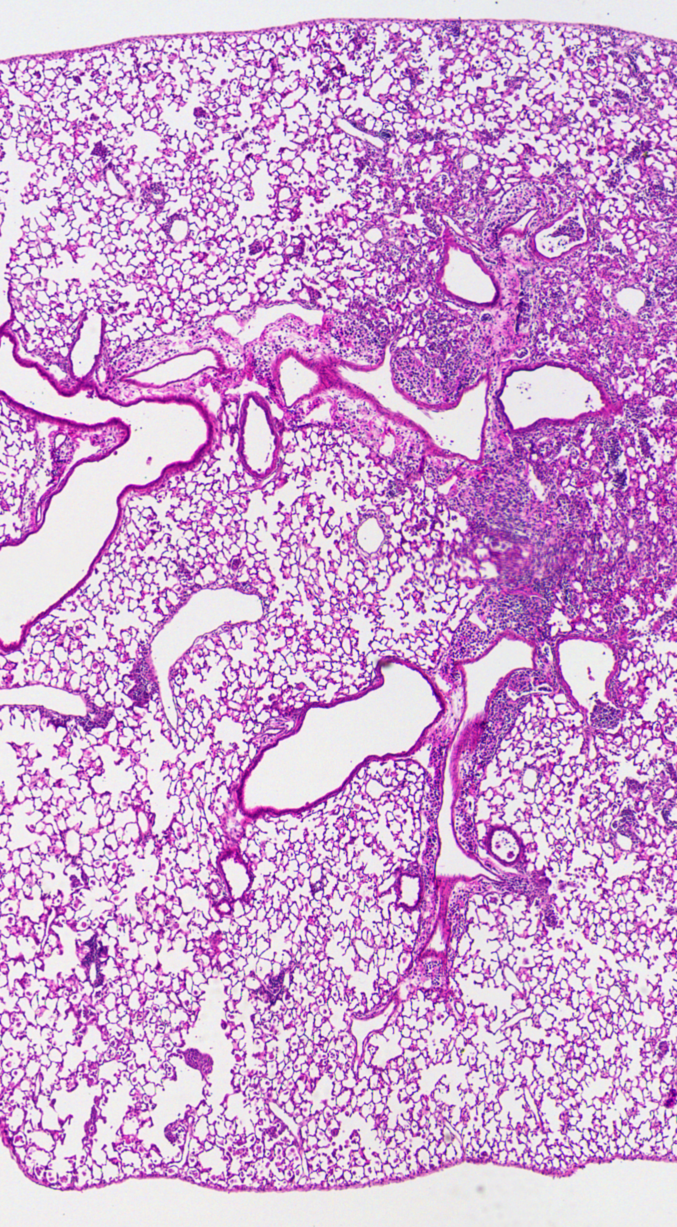
#> input picture tests/data/2549_1a_crop.tif, 677 x 1227 px; its folder holds only this picture in this run
$ python -i _utils.py   (imports and definitions only)   (older library calls are emulated)
#> lines starting #> are read from the running program, lines starting #| are printed output that depends on the picture; after the words box and inside, x2 and y2 are one past the last pixel; in counts of white or black regions, pixels touching at a corner belong together
import numpy as np

from skimage.filters import threshold_otsu
import skimage

import imageio
import tifffile


def _get_tiff_resolution(
    img_filename: str,
):
    """
    Given the path to a tiff file,
    read the metadata to determine
    the resolution of the image
    in pixels per um.

    Parameters
    ----------

    img_filename
        The full path to the tiff image

    Returns
    -------

    res: float
        The number of pixels per um
        for the given image
    """

    # get the image metadata
    res = None
    with tifffile.TiffFile(img_filename) as tif:
        for page in tif.pages:
            for tag in page.tags:
                if ("XResolution" in tag.name):
                    # XResolution is a tuple (numerator, denominator)
                    # and is usually given in pixels per cm, not um
                    res = tag.value[0] / tag.value[1]
                    if (res/1e4 < 0.01):
                        return res # already in um probably
                    else:
                        return res/1e4 # convert from cm to um
    if not res:
        raise ValueError("XResolution not found in tiff metadata.")


def _make_thresholded_images(
    img_filename: str,
    max_image_length: int = 10000,
    greyscale: bool = True,
    channel_axis: int = None,
):
    """
    Load an H&E image from a file,
    determine its resolution, and generate
    intermediate contrast-adjusted
    and thresholded images, rescaling if
    necessary.

    Parameters
    ----------

    img_filename
        Path to the original H&E image.

    max_image_length: int (default: 10000)
        Maximum length (in pixels) of either axis of
        the input image; images with an axis greater
        than this length will be rescaled down to fit
        for computational efficiency.

    greyscale: bool (default: True)
        If True, `img` will be returned as grayscale.
        If False, `img` will be reshaped, but will maintain
        its color axis.

    channel_axis: int (default: None)
        The axis corresponding to color channels after loading
        with `imagio.v3.imread(f)`. If None, will determine
        based on axis shapes (smallest axis is channel axis).

    Returns
    -------

    res: float
        How many pixels per um
        in the size-rescaled image

    orig_img: np.ndarray
        The original H&E image

    img: np.ndarray
        The contrast-adjusted, size-rescaled image.

    global_otsu: np.ndarray (np.bool)
        The thresholded image.

    """
#> called with img_filename = '../../tests/data/2549_1a_crop.tif', max_image_length = 10000, greyscale = True

    # load the image from disk

    img = imageio.v3.imread(img_filename)
#> img is the input picture: shape (1227, 677, 3); mean R, G, B 207.2, 164.3, 210.3

    if not (channel_axis):
        if (len(img.shape) < 3):
            raise ValueError(f"Image too small to contain channel axis! {img.shape}, {img_filename}")
        else:
            channel_axis = np.argmin(img.shape)
#> channel_axis = 2

    #img = np.moveaxis(img, 0, -1)

    # get the image metadata
    try:
        res = _get_tiff_resolution(img_filename)
    except ValueError:
        print("XResolution not found; assuming 0.5 pixels/um")
        res = 0.5

    # copy for plotting
    orig_img = img.copy()

    # convert to grey
    if (greyscale):
        grey_img = skimage.color.rgb2gray(img, channel_axis=channel_axis)
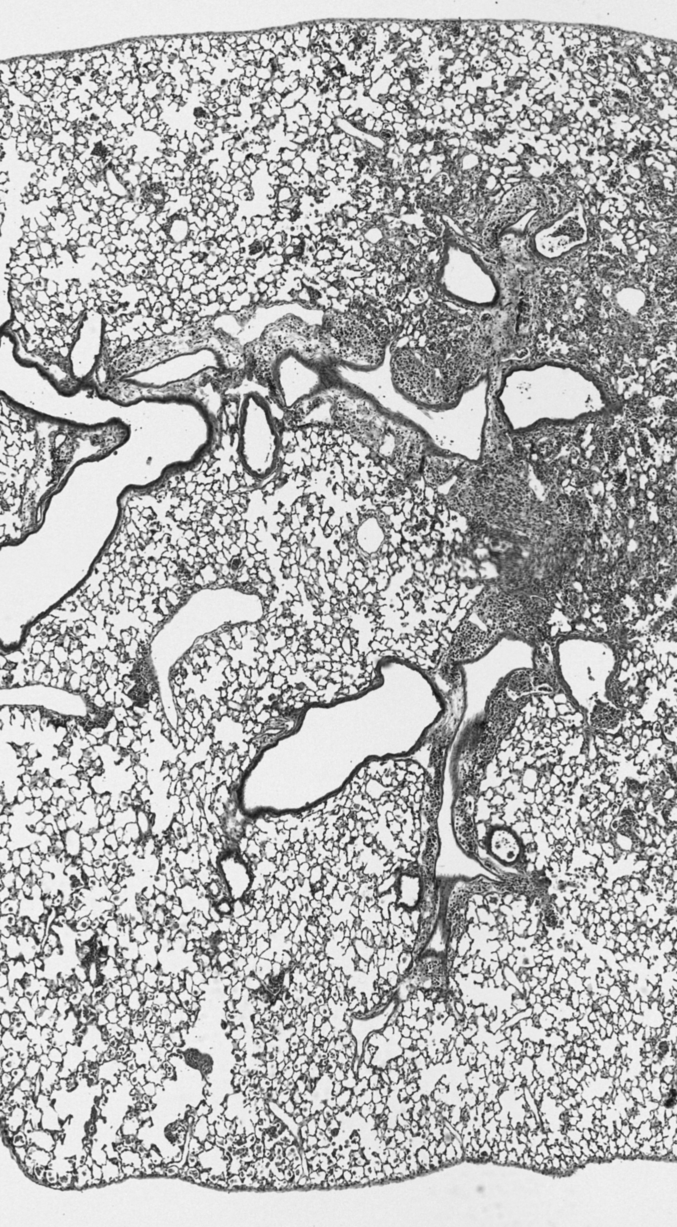
#> grey_img: shape (1227, 677) float64; min 0.0664, max 0.976, mean 0.693
        grey_img[grey_img == 0] = np.mean(grey_img[grey_img > 0])

        # blur a little
        grey_img = skimage.filters.gaussian(grey_img, sigma=3)
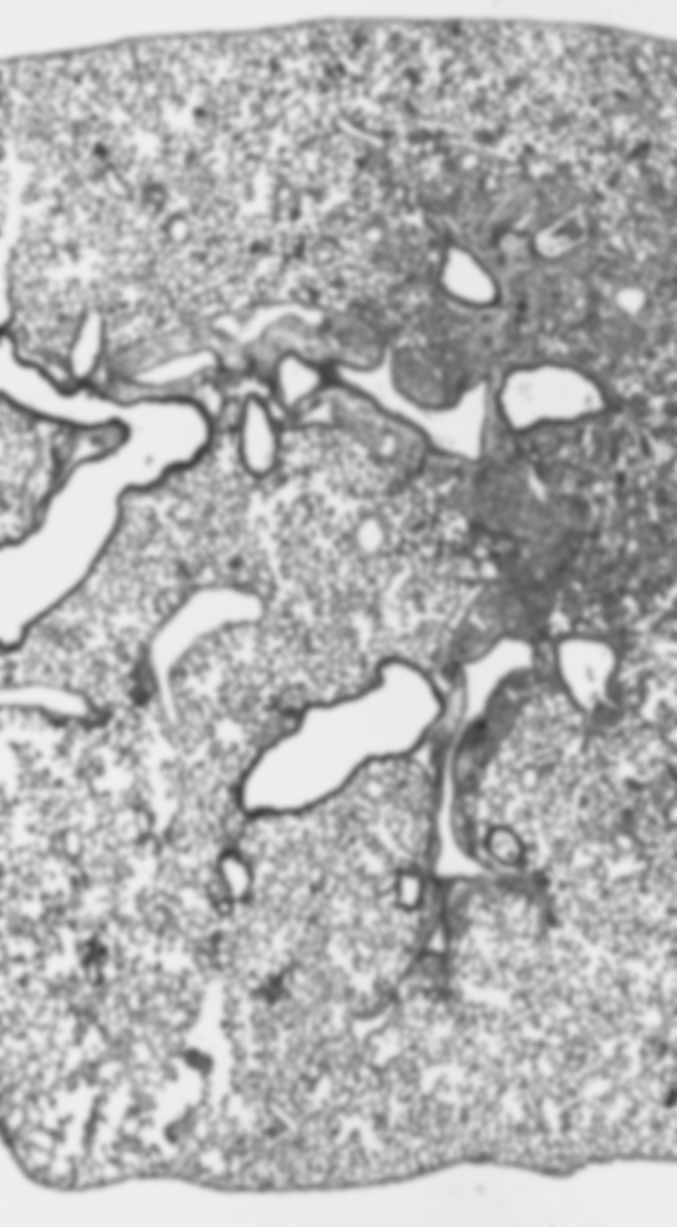
#> grey_img: shape (1227, 677) float64; min 0.213, max 0.944, mean 0.693

        # if image is too big, scale it down
        scale_factor = 1
        max_input_img_axis_length = np.max(grey_img.shape)
#> max_input_img_axis_length = 1227
        if (max_input_img_axis_length > max_image_length):
            scale_factor = max_image_length / max_input_img_axis_length
            grey_img = skimage.transform.rescale(
                grey_img,
                scale=scale_factor,
                anti_aliasing=False,
            )
            res *= scale_factor

        # adjust for under-exposure/under-saturation
        grey_img = skimage.exposure.equalize_adapthist(grey_img)
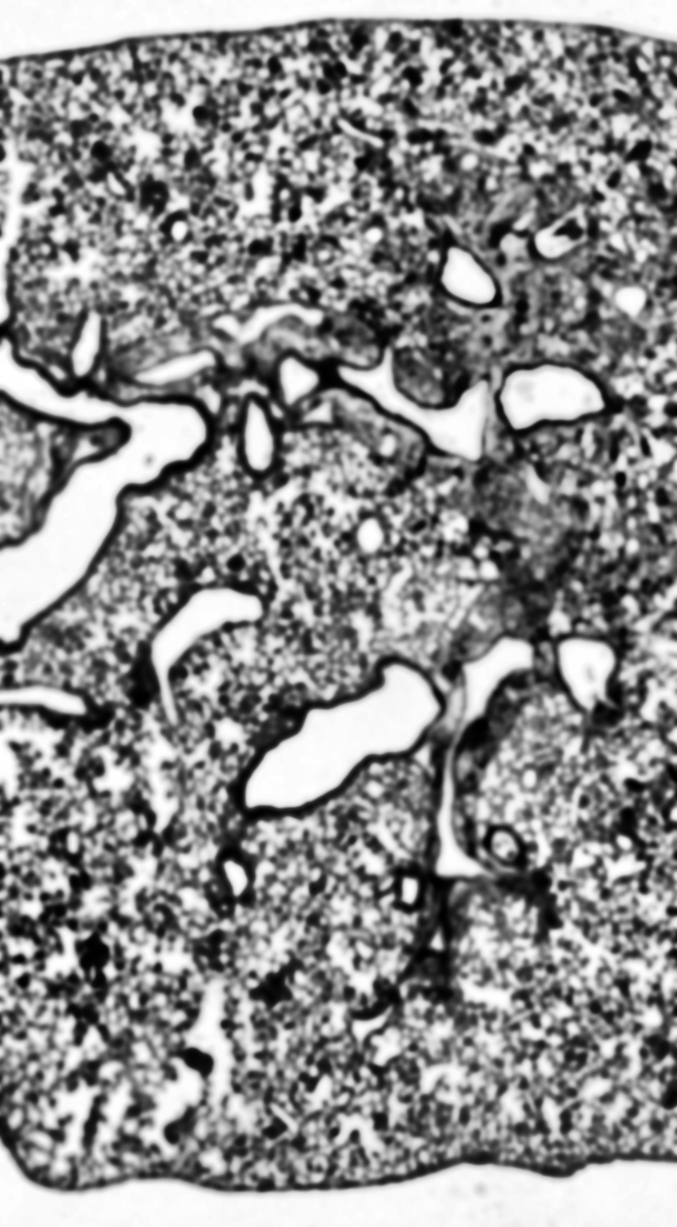
#> grey_img: shape (1227, 677) float64; min 0, max 1, mean 0.552

        # otsu
        threshold_global_otsu = threshold_otsu(grey_img)
#> threshold_global_otsu = 0.553
        global_otsu = (grey_img >= threshold_global_otsu)
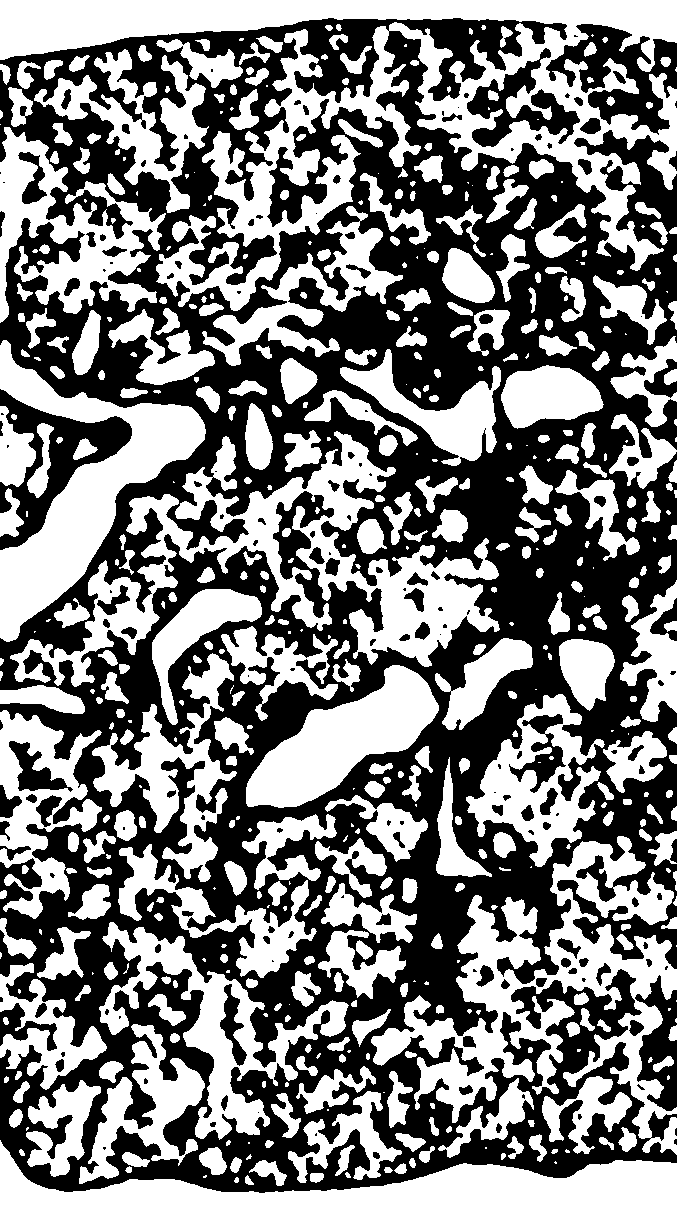
#> global_otsu: shape (1227, 677) bool; 49.6% white; 522 white regions (128 under 20 px), largest, box (x1, y1, x2, y2) and area: (0, 0, 677, 311) 58974, (0, 1140, 677, 1227) 32923, (10, 431, 500, 687) 30507

        return res, orig_img, grey_img, global_otsu

    else:
        # use grey_img only for thresholding
        grey_img = skimage.color.rgb2gray(img, channel_axis=channel_axis)

        # blur a little
        img = skimage.filters.gaussian(img, sigma=3, channel_axis=channel_axis)

        # if image is too big, scale it down
        scale_factor = 1
        max_input_img_axis_length = np.max(img.shape)
        if (max_input_img_axis_length > max_image_length):
            scale_factor = max_image_length / max_input_img_axis_length
            img = skimage.transform.rescale(
                img,
                scale=scale_factor,
                anti_aliasing=False,
                channel_axis=channel_axis
            )
            grey_img = skimage.transform.rescale(
                grey_img,
                scale=scale_factor,
                anti_aliasing=False,
            )
            res *= scale_factor

        # adjust for under-exposure/under-saturation
        grey_img = skimage.exposure.equalize_adapthist(grey_img)

        # otsu
        threshold_global_otsu = threshold_otsu(grey_img)
        global_otsu = (grey_img >= threshold_global_otsu)

        return res, orig_img, img, global_otsu

>>> result = _make_thresholded_images('../../tests/data/2549_1a_crop.tif')

$ run again, on tests/data/HE_20X_small_crop.tif
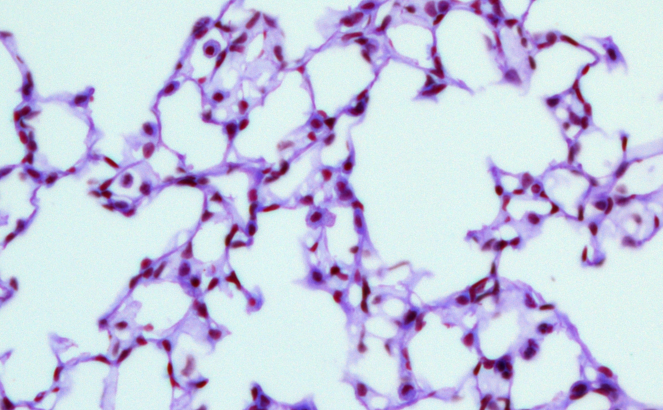
#> input picture tests/data/HE_20X_small_crop.tif, 1326 x 820 px (shown at 1/2 size)
#> in _make_thresholded_images, img is the input picture: shape (820, 1326, 3); mean R, G, B 200.5, 203.5, 226.3
#> in _make_thresholded_images, `grey_img = skimage.exposure.equalize_adapthist(grey_img)`:
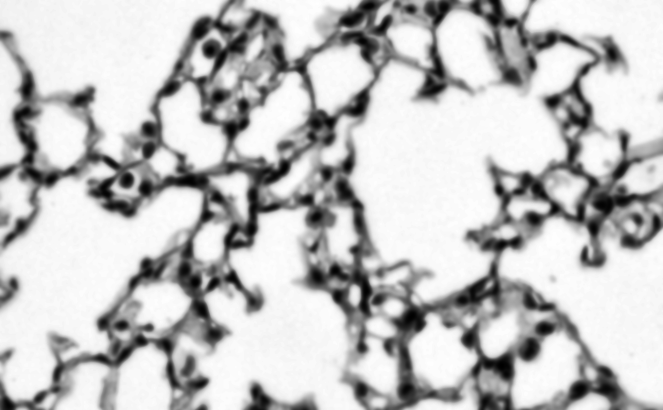
#> grey_img: shape (820, 1326) float64 (shown at 1/2 size); min 0, max 1, mean 0.759
#> threshold_global_otsu = 0.65
#> in _make_thresholded_images, `global_otsu = (grey_img >= threshold_global_otsu)`:
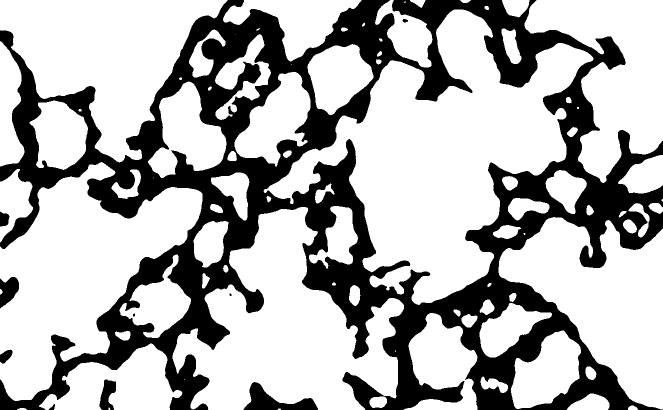
#> global_otsu: shape (820, 1326) bool (shown at 1/2 size); 69.8% white; 10 black regions (1 under 20 px), largest, box (x1, y1, x2, y2) and area: (0, 0, 1326, 820) 321132, (487, 764, 636, 820) 3547, (0, 554, 38, 617) 1559

$ run again, on tests/data/p601g_1b_crop.tif
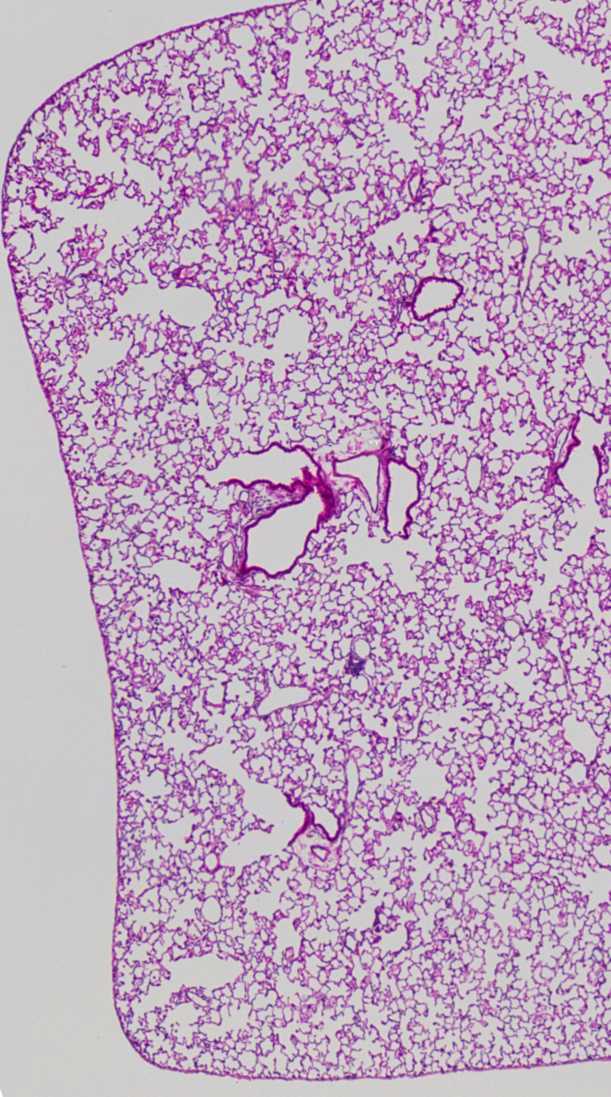
#> input picture tests/data/p601g_1b_crop.tif, 611 x 1097 px
#> in _make_thresholded_images, img is the input picture: shape (1097, 611, 3); mean R, G, B 190.1, 164.9, 190.6
#> in _make_thresholded_images, `grey_img = skimage.exposure.equalize_adapthist(grey_img)`:
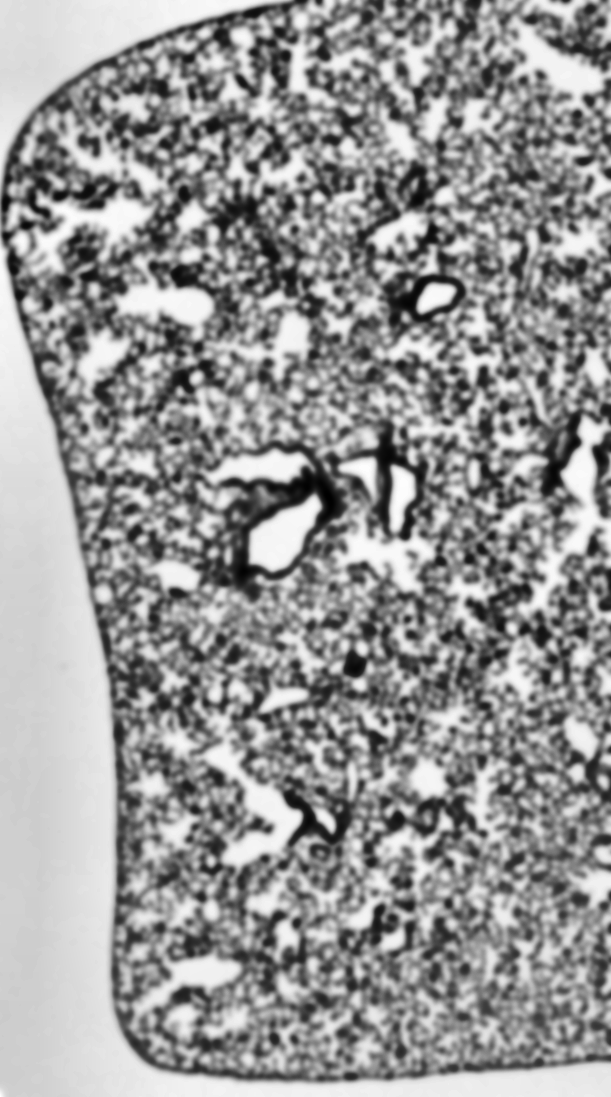
#> grey_img: shape (1097, 611) float64; min 0, max 1, mean 0.591
#> threshold_global_otsu = 0.584
#> in _make_thresholded_images, `global_otsu = (grey_img >= threshold_global_otsu)`:
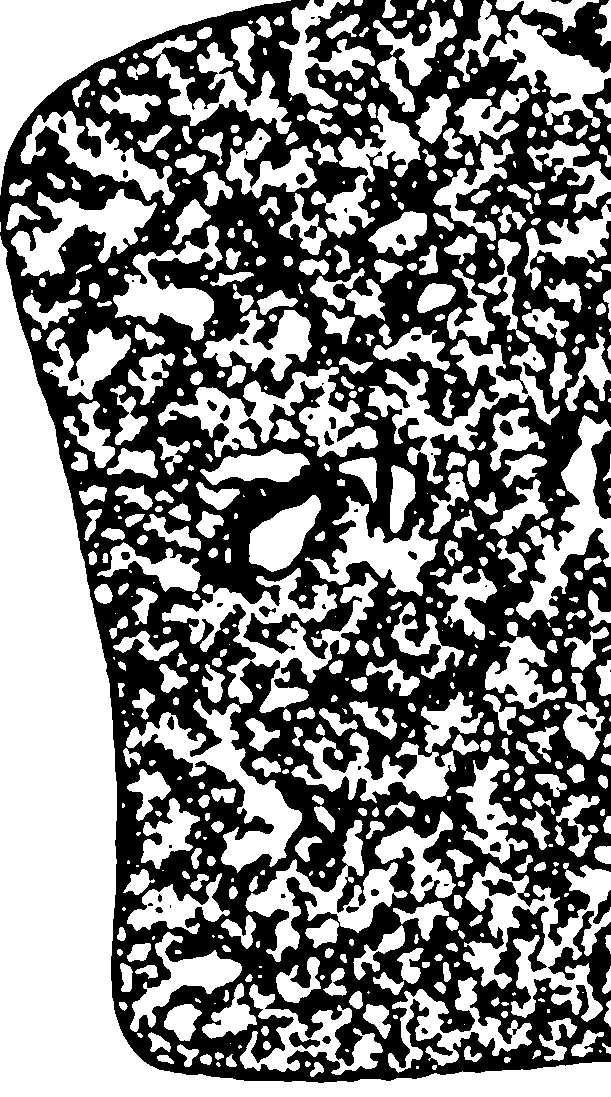
#> global_otsu: shape (1097, 611) bool; 51.3% white; 58 black regions (21 under 20 px), largest, box (x1, y1, x2, y2) and area: (0, 0, 611, 1083) 322062, (591, 430, 611, 519) 1174, (482, 879, 516, 896) 365
